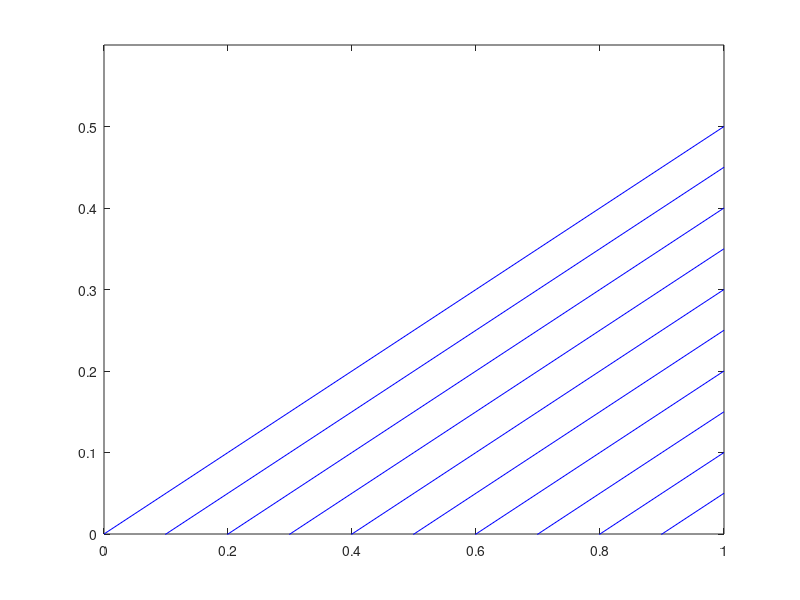
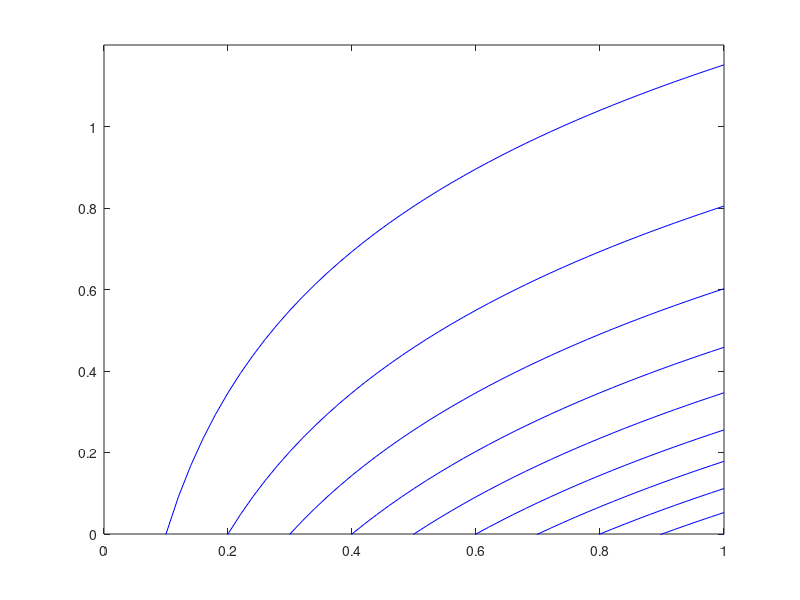

The MATLAB source for these figures, in order:
%... The MatMol Group (2016)
%... Program to compute the characteristic curves of the advection
%... equation
     clear all
     clc

%... Advection equation with constant velocity v=2
%... The equation of the characteristic equation is:
%... z = v*t + xi,   or   t = 1/v*(z-xi) 
%... where xi is how much the characteristic curve is propagated
     v    = 2;
     z_v2 = 0:0.1:1;
     xi   = 0;
     for ii=1:10
         t_v2(ii,:) = 1/v*(z_v2-xi);
         xi      = xi+0.1;
     end

     figure
     plot(z_v2,t_v2,'b')
     axis([0 1 0 0.6])

%... Advection equation with velocity v=2*z
%... The equation of the characteristic equation is:
%... z = xi*exp(beta*t),   or   t = 1/beta*ln(z/xi)
%... where xi is how much the characteristic curve is propagated
     z_vz = 0:0.02:1;
     xi   = 0.1;
     beta = 2;
     for ii=1:10
         t_vz(ii,:) = 1/beta*log(z_vz/xi);
         xi         = xi+0.1;
     end

     figure
     plot(z_vz,t_vz,'b')
     axis([0 1 0 1.2])
